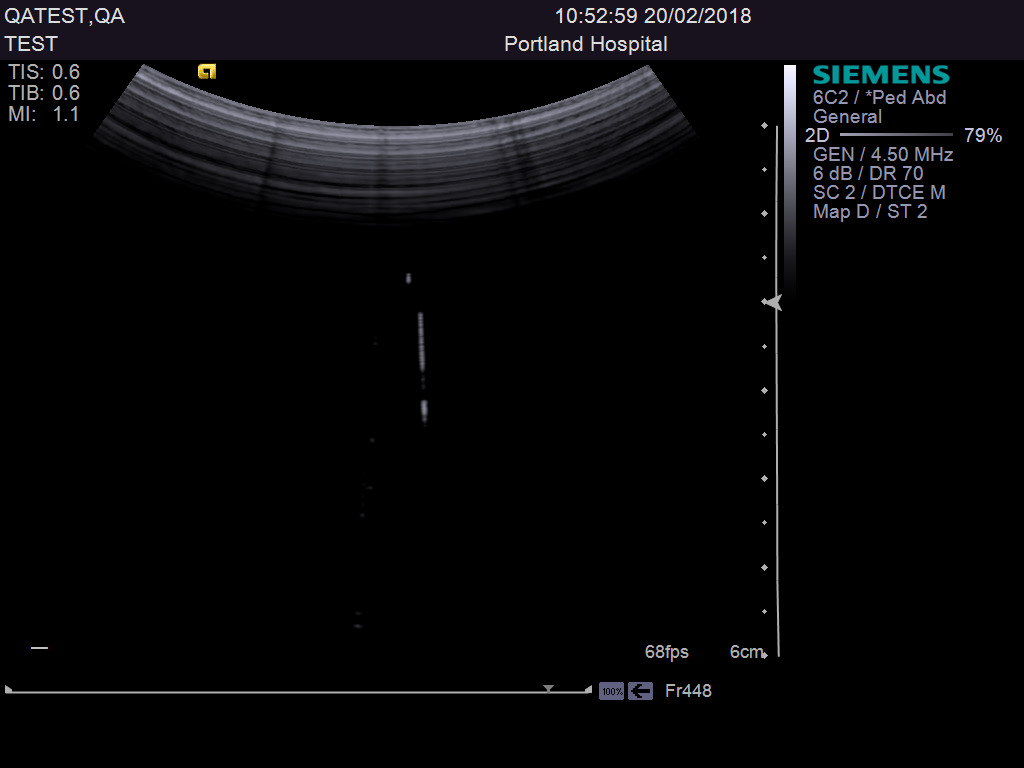
#> input picture images/20180220105300406.jpg, 1024 x 768 px
$ python UltrasoundReverbQC.py images/20180220105300406.jpg   (older library calls are emulated)
#> lines starting #> are read from the running program, lines starting #| are printed output that depends on the picture; after the words box and inside, x2 and y2 are one past the last pixel; in counts of white or black regions, pixels touching at a corner belong together
#!/usr/bin/env python3
"""
UltrasoundReverbQC.py
Calculate average grayscale pixel intensity values from ultrasound in-air reverberation patterns.

Usage:
python3 UltrasoundReverbQC.py -i INPUT [-o OUTPREFIX]

Author(s) : Nana Mensah <Nana.mensah1@nhs.net>
Created : 11 April 2018
"""
from matplotlib import pyplot as plt
import argparse
import csv
import cv2
import itertools
import numpy as np
import os
import pydicom

class Contour(object):
    """OpenCV contour object for the Ultrasound reverberation pattern.

    Args:
        img(array): Binary image produced by thresholding.
    """

    def __init__(self, img):
        """Initialise class with a binary image produced by thresholding."""
        self.image = img
        self.UScontour = self.find_contour()

    @staticmethod
    def aspect_ratio(cont):
        """Calculates the aspect ration of an OpenCV contour object."""
        x, y, w, h = cv2.boundingRect(cont)
        return float(w) / h

    def find_contour(self):
        """Return the OpenCV contour object containing the ultrasound reverbation pattern.
        From all possible contours, this selection is based on the following criteria:
        - A contour area of >200,000 units.
        - The first contour with an aspect ratio between 2 and 5.
        """

        # Call OpenCV findContours to generate a list of contour objects
        im, contours, heirarchy = cv2.findContours(self.image, cv2.RETR_EXTERNAL,
                                                   cv2.CHAIN_APPROX_NONE)

        # Create a list of tuples for each contour (contour, aspect_ratio, contourArea),
        # arranged by countourArea in descending order
        cont_list = sorted([(cont, self.aspect_ratio(cont), cv2.contourArea(cont)) for cont in contours],
                           key=lambda x: x[2], reverse=True)

        # Filter sorted contour list for contours with aspect ratio < 10 (to ignore vendor headband
        # which lies ~17) and contourArea > 200000. This filter selects high-quality reverberation
        # patterns that span the majority of the image.
        large_area_bool = list(filter(lambda x: (x[1] < 10) and (x[2] > 200000), cont_list))

        # Filter sorted contour list for contours with aspect ratio to between 2 and 5. The aspect
        # ratio for reverbration patterns in test images were approximately 3.33.
        asp_ratio_bool = list(filter(lambda x: (x[1] > 2) and (x[1] < 5), cont_list))

        # Return the contour object
        if large_area_bool:
            return large_area_bool[0][0]
        else:
            return asp_ratio_bool[0][0]

    @staticmethod
    def intersect(point_dict):
        """
        Returns the point of intersection of the lines passing through a1,a2 and b1,b2.
        """
        a1, a2, b1, b2 = [point_dict[i] for i in ['top-left', 'left', 'top-right', 'right']]
        s = np.vstack([a1, a2, b1, b2])  # s for stacked
        h = np.hstack((s, np.ones((4, 1))))  # h for homogeneous
        l1 = np.cross(h[0], h[1])  # get first line
        l2 = np.cross(h[2], h[3])  # get second line
        x, y, z = np.cross(l1, l2)  # point of intersection
        if z == 0:  # if lines are parallel
            return float('inf'), float('inf')
        return int(x / z), int(y / z)

    @property
    def points(self):
        """Dict containing corner points of the contour (left, right, top-left, top-right), midpoint
        (mid) and the edge line intersect (ins).
        """

        # Initialise empty dictionary for points
        point_dict = dict()

        # Get contour array
        cnt = self.UScontour

        # Find the moments in the reverb image contour for calculating the midpoint
        M = cv2.moments(cnt)
        # Find the midpoint of the contour
        point_dict['mid'] = (int(M['m10'] / M['m00']), int(M['m01'] / M['m00']))
        # Set the left-most point of the contour (bottom-left corner of the reverb image)
        point_dict['left'] = tuple(cnt[cnt[:, :, 0].argmin()][0])
        # Find the right-most point of the contour (bottom-right corner of the reverb image)
        point_dict['right'] = tuple(cnt[cnt[:, :, 0].argmax()][0])

        # Set x-coordinate of contour midpoint
        midx = point_dict['mid'][0]
        # Filter contour points left and right of midpoint
        cnt_left = cnt[np.where(cnt[:, :, 0] < midx)]
        cnt_right = cnt[np.where(cnt[:, :, 0] > midx)]

        # Set top-left and top-right
        point_dict['top-left'] = tuple(cnt_left[cnt_left[:, 1].argmin()])
        point_dict['top-right'] = tuple(cnt_right[cnt_right[:, 1].argmin()])

        # Set intersect of edge lines
        point_dict['ins'] = self.intersect(point_dict)

        return point_dict


class USimg(object):
    """Class object for ultrasound (curved array) reverb image processing.

    Args:
        infile (str): Input file in DICOM or JPEG format.

    Attributes:
        thresh (numpy.ndarray): Binary image produced using thresholding.
        maskimg(np.ndarray) : Image with reverberation pattern isolated by segmentation.
        contour(cv2 contour object) : OpenCV contour object.
    """

    def __init__(self, infile):
        self.img = cv2.cvtColor(self.read(infile), cv2.COLOR_BGR2GRAY)
        self.thresh = self.threshold()
        cont = Contour(self.thresh)
        self.contour = cont.UScontour
        self.points = cont.points
        self.mask = self.maskimg()
        self.coords, self.data, self.avgs = self.reverb_data()

    @staticmethod
    def read(infile):
        """Return a pixel array from an input image file, including DICOM format"""
        # Raise error file input file does not exist
        if not os.path.isfile(infile):
            raise IOError('Invalid input file.')

        if infile.endswith('.dcm'):
            return pydicom.dcmread(infile).pixel_array
        else:
            return cv2.imread(infile)

    def threshold(self):
        """Return an array containing the binary input image after thresholding using Otsu's binarization."""
        # Apply Gaussian blurring to slightly increase values around pixels with high intensity
        blur = cv2.GaussianBlur(self.img, (5, 5), 0)
        # Apply histogram equalisation to spread and amplify pixel values
        equ = cv2.equalizeHist(blur)
        # Use OTSUs thresholding algorithm to find the optimum threshold value
        # Here, retVal is the optimum threshold value, or the user default if not found
        ret, th = cv2.threshold(equ, 0, 255, cv2.THRESH_BINARY + cv2.THRESH_OTSU)
        # Return binary image
        return th

    def maskimg(self):
        """Returns an array containing the original image masked to display the reverberation
        pattern selected by USimg.contour()."""
        # Create an empty numpy array with the same dimensions as the input image
        image = self.img
        mask = np.zeros(image.shape, np.uint8)
        # Obtain the contour for the reverberation pattern
        cont = self.contour
        # Apply the contour object points to the blank mask
        cv2.drawContours(mask, [cont], 0, 255, -1)
        # Expand the mask image boundary using morphological dilation, to capture rough image edges.
        kernel = np.ones((8, 8), np.uint8)
        dilate_mask = cv2.dilate(mask, kernel, iterations=2)
        # Return the mask image.
        return cv2.bitwise_and(image, image, mask=dilate_mask)

    def reverb_data(self):
        """Return a tuple containing two data structures resulting from reading the reverb image:
        us_coords : A list of radians and coordinates. All coordinates are from the line parallel to
        the contour left edge, rotated by the radians value about the edge line intersect.
        us_data : A list of radians and pixel values. All pixel values originate from us_coords.
        """

        # Set the radians value to rotate by
        RADS = 0.004

        def rotate(point, angle=(-1 * RADS), origin=self.points['ins']):
            """Rotate a point counterclockwise by a given angle (radians) around a given origin."""
            ox, oy = origin
            px, py = point
            qx = ox + np.cos(angle) * (px - ox) - np.sin(angle) * (py - oy)
            qy = oy + np.sin(angle) * (px - ox) + np.cos(angle) * (py - oy)
            return qx, qy

        def coord_filter(coords):
            """Return the pixel value for a coordinate if it falls within the image array.
            Returns None if outside of array."""
            y_max, x_max = self.img.shape
            x, y = coords
            if all([(y <= y_max), (y >= 0), (x <= x_max), (x >= 0)]):
                return self.mask[int(y), int(x)]  # Note img[y,x] slicing versus (x,y) coordinate.

        def avg(data):
            """Return the average of a list of pixel values."""
            array = np.asarray(data[1])
            return data[0], np.mean(array[np.nonzero(array)])

        def sweep(start_coords):
            """Take a list of coordinates and apply the rotate() function sequentially.
            Yield the radians value (from start) and coordinates of the points.
            """
            nrads = 0
            mcords = start_coords
            while sum(filter(lambda x: x is not None, map(coord_filter, mcords))) > 0:
                nrads += RADS
                mcords = list(map(rotate, mcords))
                yield nrads, mcords

        # Get cooefficients of the left edge line equation
        zip_ledge = list(zip(self.points['left'], self.points['top-left']))
        gradient, y_int = (np.polyfit(zip_ledge[0], zip_ledge[1], 1))
        # Get list of left edge coordinates (x, int(y))
        ledge_coords = [(x, (gradient * x + y_int)) for x in range(self.img.shape[1])]

        # Rotate the list of left edge coordinates sequentially by the RADS value across the
        # reverb image. This moves the "line" of coordinates from the left edge to the right.
        # Store the radians and each coordinate in the us_coords list.
        us_coords = [[0, ledge_coords]] + [list(coords) for coords in sweep(ledge_coords)]

        # Create list of rads and pixel values for the coordinates in us_coords. All coordinates
        # returning None with coord_filter are dropped from the list.
        us_data = [(rads, list(filter(None.__ne__, map(coord_filter, coords))))
                   for rads, coords in us_coords]

        us_avgs = list(map(avg, us_data))

        return us_coords, us_data, us_avgs

    def depth_data(self):
        """Create data for depth calculations and plots. Emulates reading linear array horizontally.
        """
        def strip_list(inlist):
            """Remove leading and trailing 0 values from a list. This removes the empty pixels read
            from the masked image."""
            strip = inlist.copy()
            for index in (0, -1):
                while strip and (strip[index] == 0):
                    strip.pop(index)
            return strip

        # Get a list of lists of pixel values with leading and trailing 0s filtered.
        # This list is reversed to account for reading of the line in reverse in self.reverb_data()
        pix_list = [list(reversed(strip_list(i[1]))) for i in self.data]

        # Transpose the nested lists such that each value is stored with others of the same index
        transp = list(itertools.zip_longest(*pix_list, fillvalue=0))

        # Get the average for each value.
        depth_avg = [ np.mean(i) for i in transp ]

        # Get the maximum depth and rows read
        us_depth = list(set([len(i) for i in transp]))[0]
        rows = len(depth_avg)

        return {'data': transp, 'avg': depth_avg, 'depth': us_depth, 'rows': rows}

    def write(self, prefix):
        """Write out data and plots."""
        # Create output directory if it does not exist
        dirlist = ['data', 'plots']
        for i in dirlist:
            if not os.path.isdir(i):
                os.mkdir(i)

        # Write masked image
        cv2.imwrite("plots/" + prefix + "_urqc_img.png", self.mask)
        # Write reverb pixel values
        with open("data/" + prefix + "_urqc_data.csv", 'w+') as f:
            writer = csv.writer(f)
            writer.writerows(self.data)

        # Write data plot (averages)
        rads, avgs = zip(*self.avgs)
        plt.plot(rads, avgs)
        plt.savefig(("plots/" + prefix + "_urqc_plot.png"))
        plt.gcf().clear()

        # Write average raw data
        with open("data/" + prefix + "_urqc_avgs.csv", 'w') as f:
            writer = csv.writer(f)
            writer.writerows(self.avgs)

        # Write depth plot (averages)
        depth_data = self.depth_data()
        plt.plot(depth_data['avg'], 'r,-')
        plt.savefig(("plots/" + prefix + "_urqc_horiz.png"))
        plt.gcf().clear()

        # Write depth plot data
        with open("data/" + prefix + "_urqc_depthdata.csv", 'w') as f:
            writer = csv.writer(f)
            writer.writerows([[depth_data['depth']], [depth_data['rows']]])
            writer.writerows([[depth_data['data']]])


if __name__ == "__main__":

    # Configure argument parser
    parser = argparse.ArgumentParser()
    parser.add_argument('--version', action='version', version='{} v1.0'.format(parser.prog))
    parser.add_argument('input', type=str, help='*.jpg, *.png, *.dcm files', metavar='INPUT', nargs='+')
    parser.add_argument('-o', '--outprefix', type=str, help='Output file prefix')
    opts, args = parser.parse_known_args()

    for input in opts.input:
        # Create an instance of USimg with input
        urqc = USimg(input)
        # Set filename as outprefix for use as default
        path_no_ext = os.path.splitext(input)[0]
        outprefix = os.path.basename(path_no_ext)

        # Write out data and plots from the reverb image
        if opts.outprefix:
            urqc.write(opts.outprefix)
        else:
            urqc.write(outprefix)
#> this loop made 1 pass
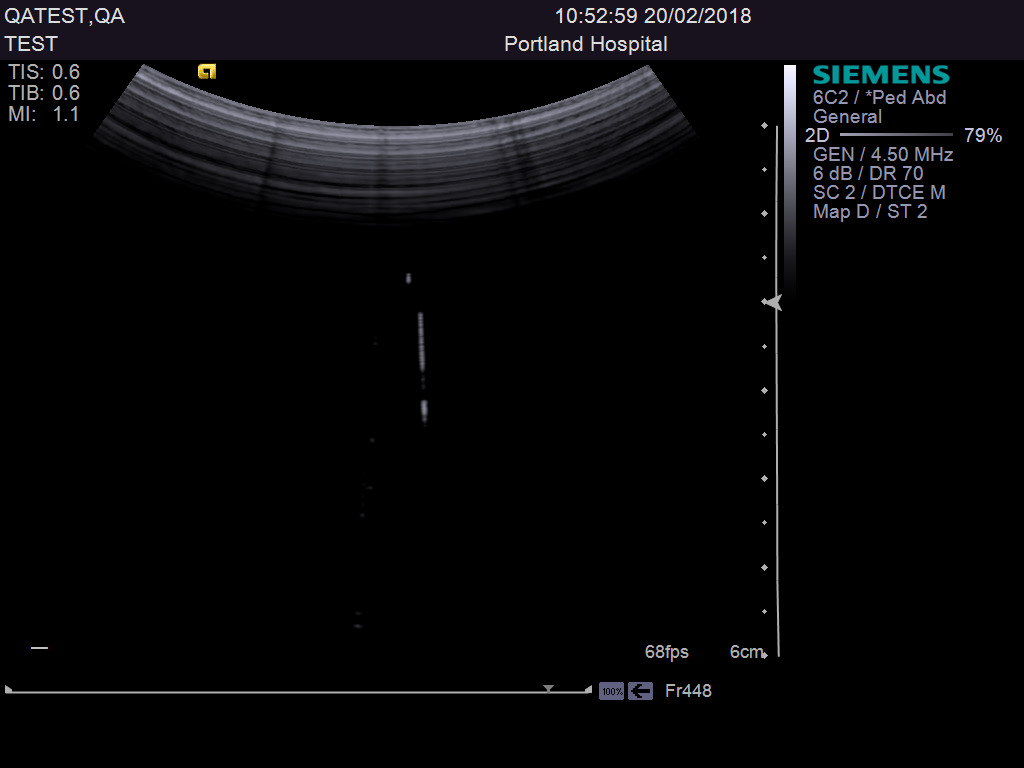
#> input picture images/20180220105300406.jpg, 1024 x 768 px
#> pass 1, in threshold, `equ = cv2.equalizeHist(blur)`:
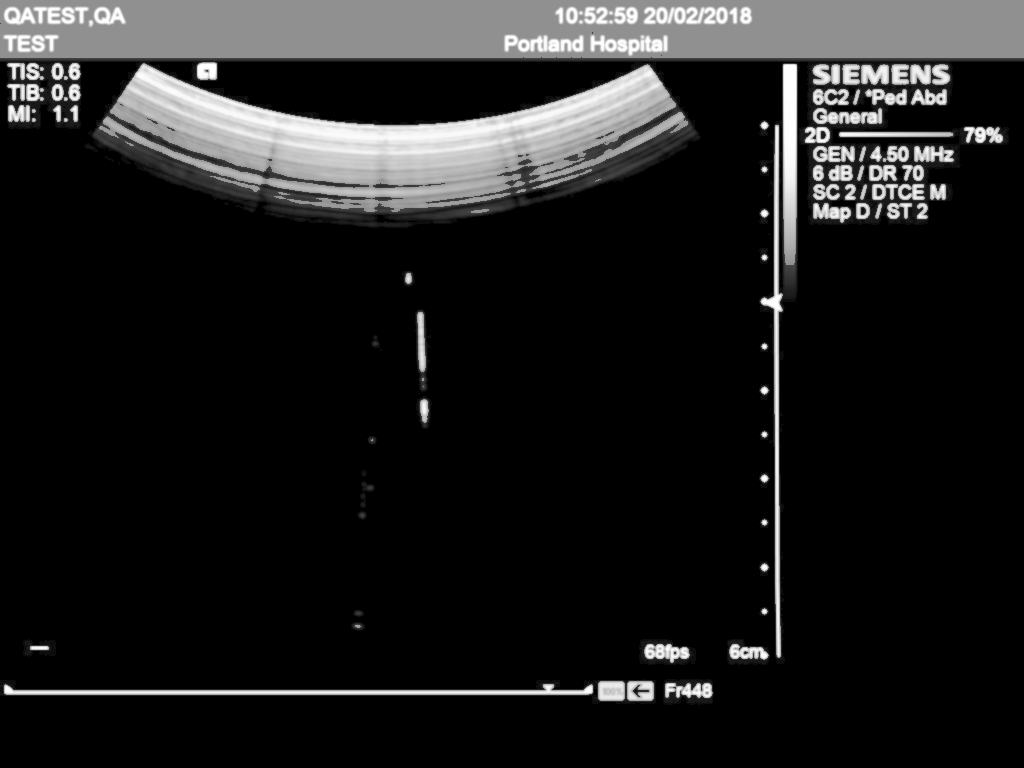
#> equ: shape (768, 1024); min 0, max 255, mean 30.3
#> pass 1, in threshold, `ret, th = cv2.threshold(equ, 0, 255, cv2.THRESH_BINARY + cv2.THRESH_OT..`:
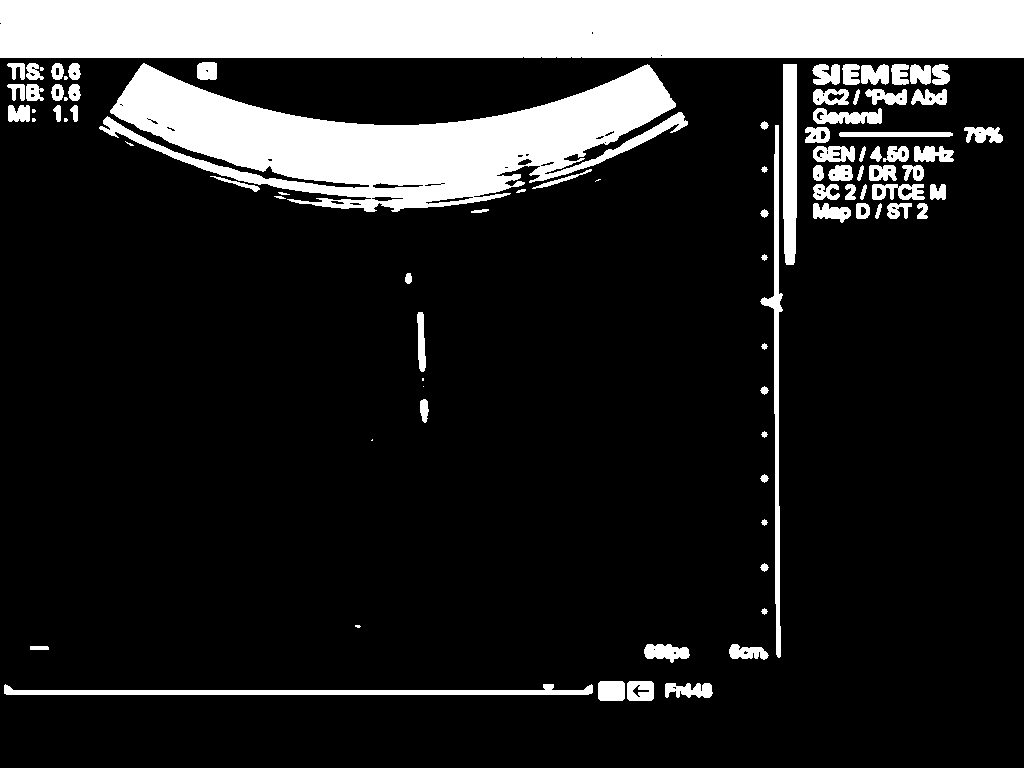
#> th: shape (768, 1024); 15.9% white; 89 white regions (12 under 20 px), largest, box (x1, y1, x2, y2) and area: (0, 0, 1024, 58) 59382, (99, 63, 688, 212) 40299, (4, 684, 593, 695) 3068
#> pass 1, in write, `plt.savefig(("plots/" + prefix + "_urqc_plot.png"))`:
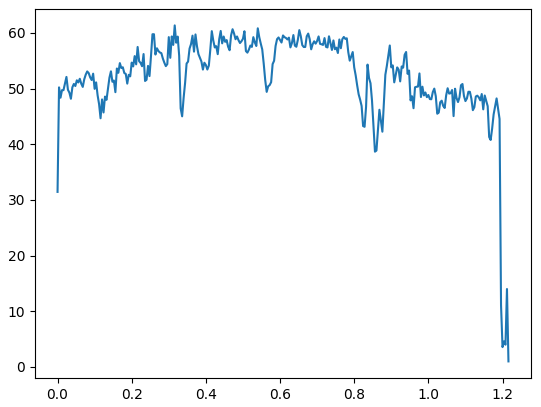
#> figure drawn by matplotlib, 1 panel
#> pass 1, in write, `plt.savefig(("plots/" + prefix + "_urqc_horiz.png"))`:
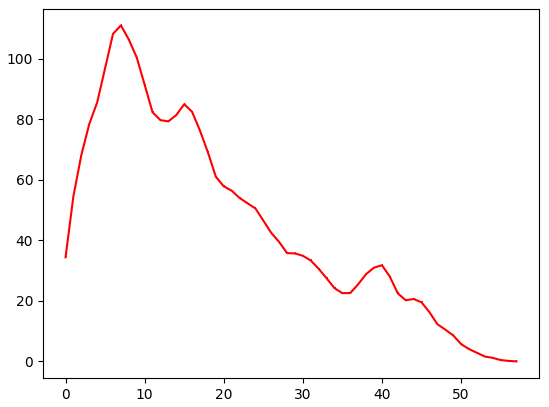
#> figure drawn by matplotlib, 1 panel; curve peaks at x = 7, y = 111
